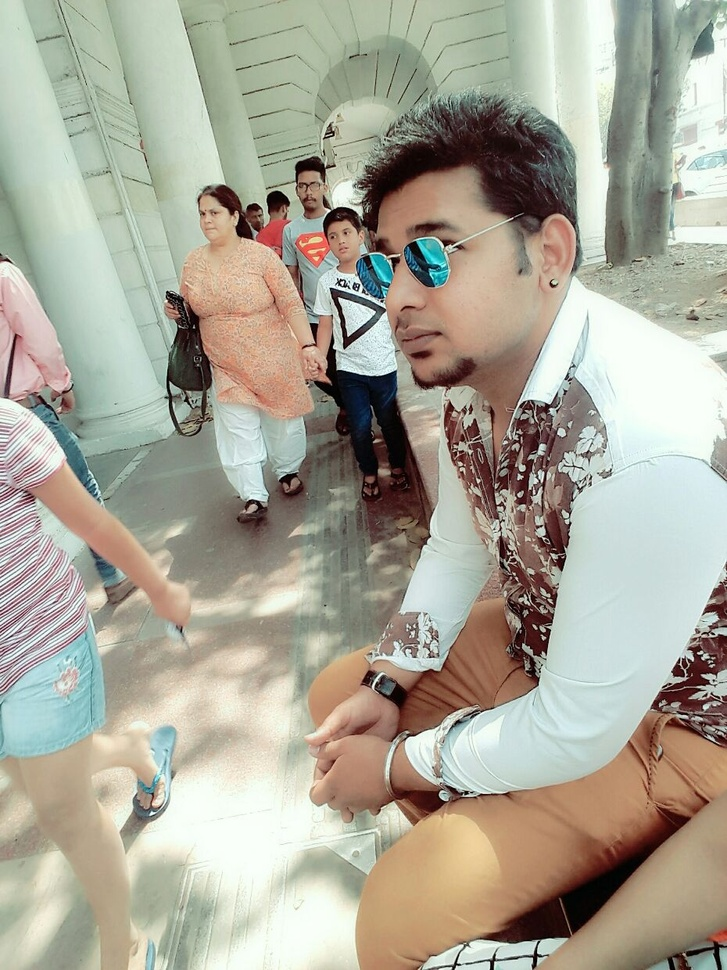
#> input picture basic_command_opencv/123.jpg, 727 x 970 px, shrunk from 930 x 1240 before the run, given in place of the camera
$ python edge_detection.py   (older library calls are emulated)
#> lines starting #> are read from the running program, lines starting #| are printed output that depends on the picture

#edge detection

import numpy as np
import cv2

cap=cv2.VideoCapture(0)

while True:
    _,frame=cap.read()
#> frame is the input picture: shape (970, 727, 3); mean B, G, R 152.7, 167.4, 170.8

    laplas=cv2.Laplacian(frame,cv2.CV_64F)
    soblex=cv2.Sobel(frame,cv2.CV_64F,1,0,ksize=5)
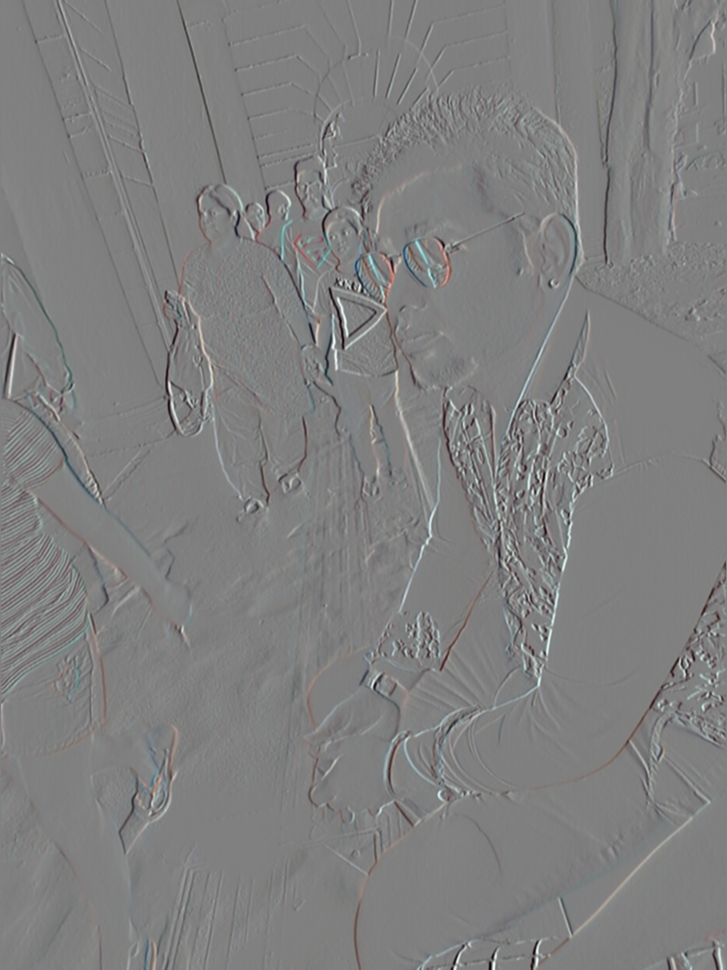
#> soblex: shape (970, 727, 3) float64; mean B, G, R -1.1, -0.5, 0.6; drawn with min black and max white
    sobley=cv2.Sobel(frame,cv2.CV_64F,0,1,ksize=5)
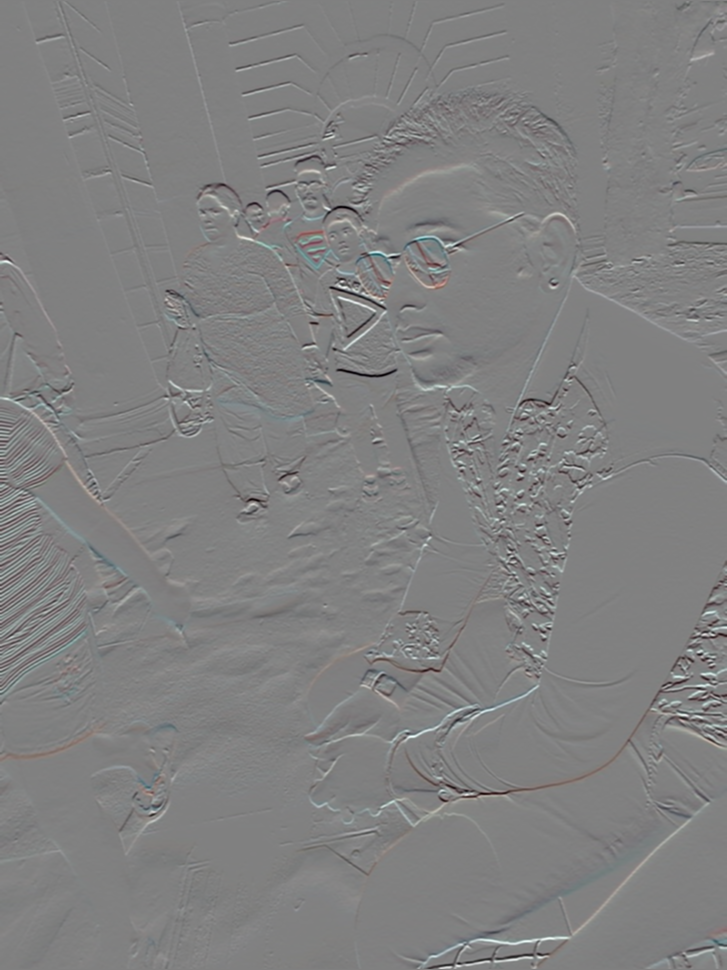
#> sobley: shape (970, 727, 3) float64; mean B, G, R -1.6, -1.9, 0; drawn with min black and max white
    edges=cv2.Canny(frame,200,200)
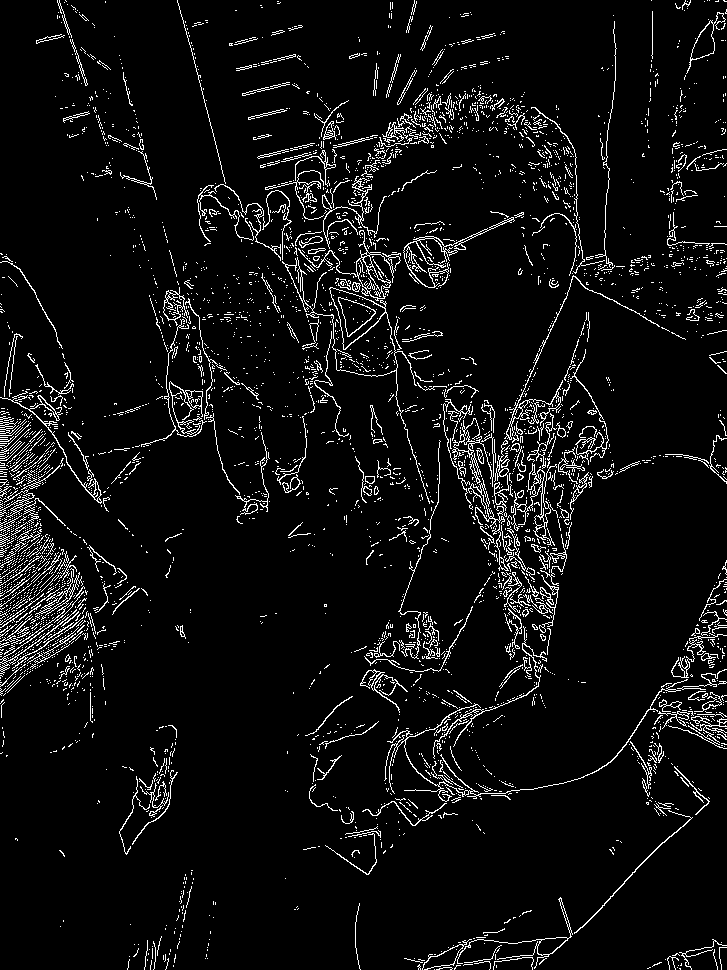
#> edges: shape (970, 727); 5.9% white in thin lines or dots

    cv2.imshow('frame', frame)
    cv2.imshow('laplas', laplas)
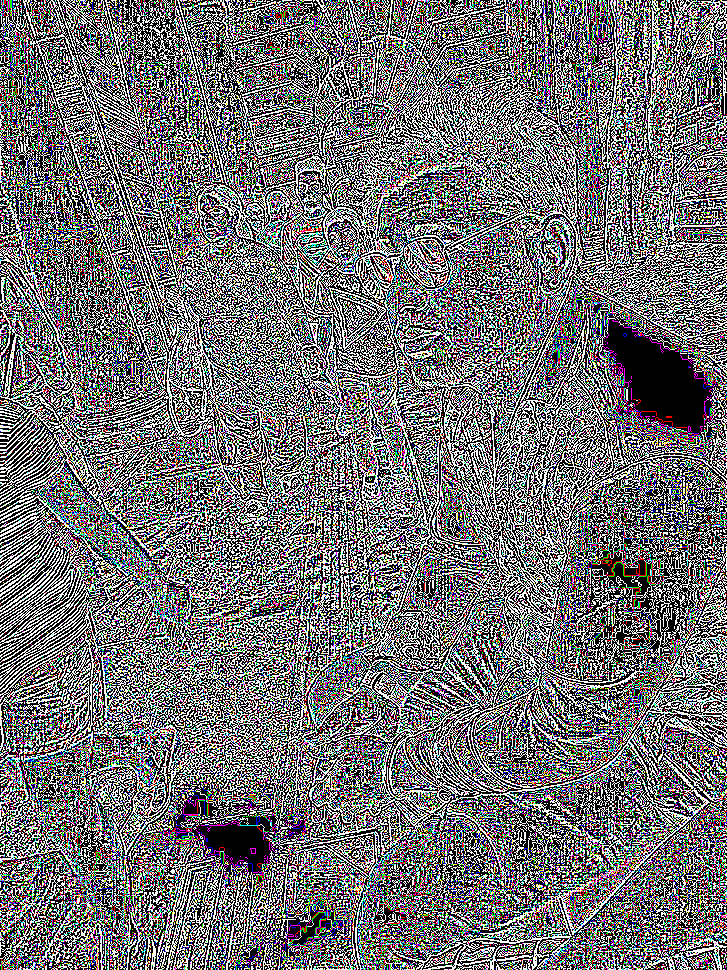
#> window 'laplas': shape (970, 727, 3); mean B, G, R 114.1, 113, 113.9
    cv2.imshow('soblex', soblex)
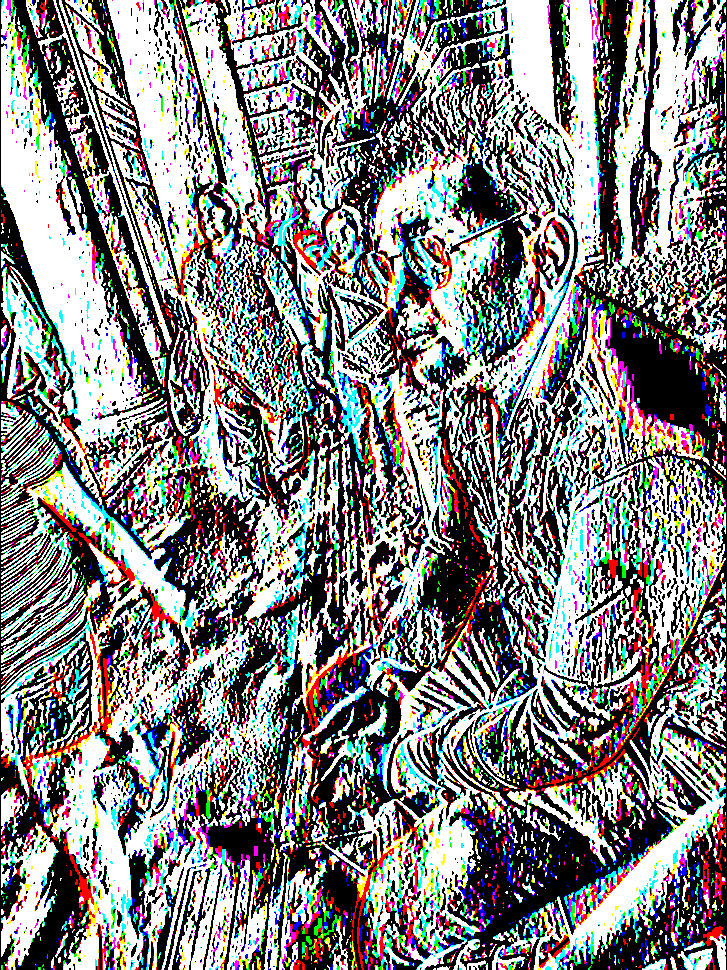
#> window 'soblex': shape (970, 727, 3); mean B, G, R 131.2, 131.5, 132.3
    cv2.imshow('sobley', sobley)
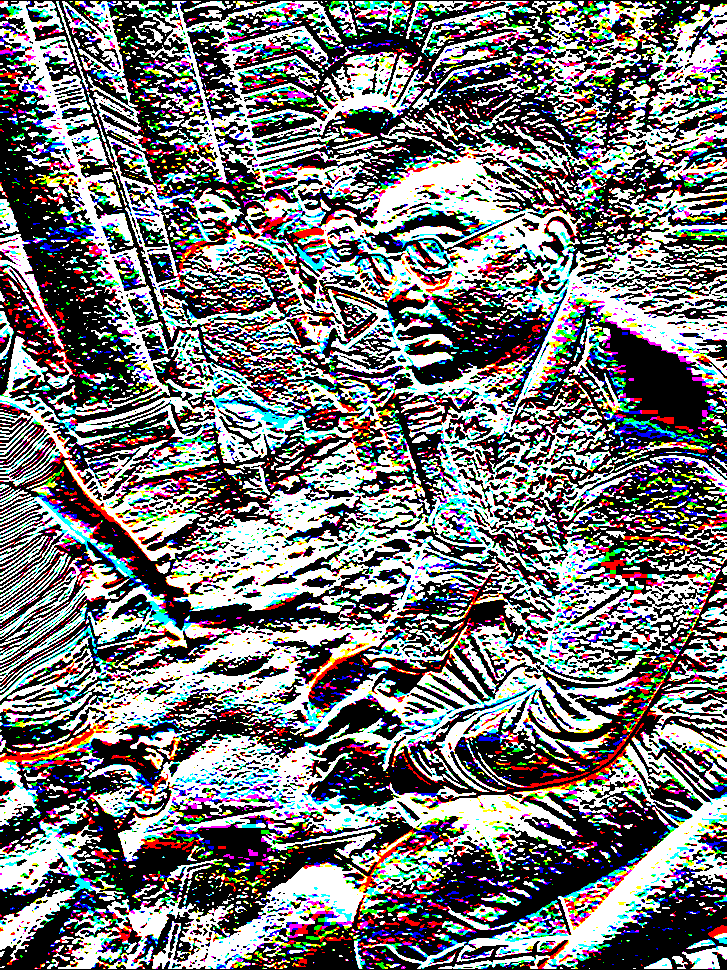
#> window 'sobley': shape (970, 727, 3); mean B, G, R 119.8, 118.9, 119.4
    cv2.imshow('edges', edges)
    if cv2.waitKey(1) & 0xFF == ord('q'):
#> (key q is pressed here)
        break
cap.release()
cv2.destroyAllWindows()
